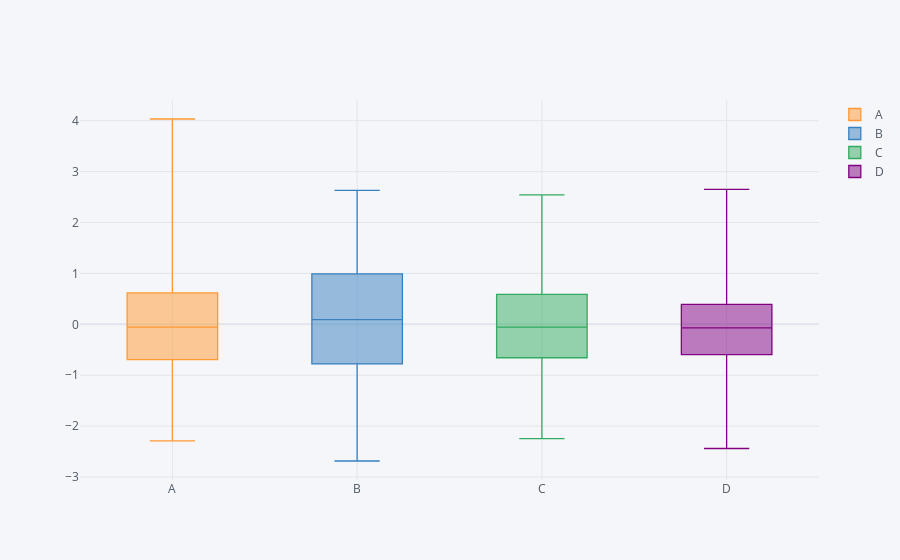

Notebook code for this chart:
### Markdown cell above
### Boxplots

### Code cell
df.iplot(kind = 'box')
